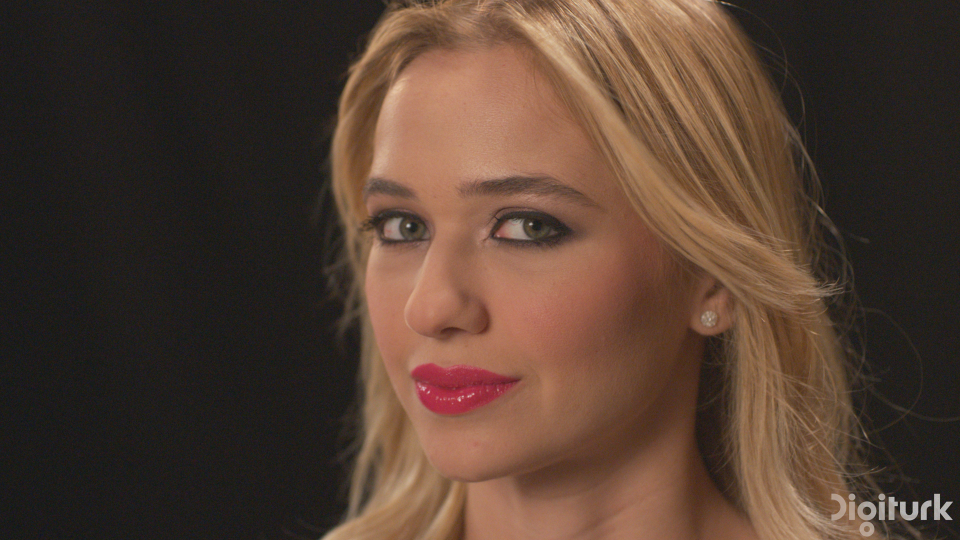
#> input picture sample_dataset/Beauty/frame0000.png, 1920 x 1080 px, found by its file name (shown at 1/2 size)
$ python compare_huffman_range.py
#> lines starting #> are read from the running program, lines starting #| are printed output that depends on the picture
### gbticl_pipeline/range_coder.py
"""
Byte-oriented carry-less range coder (Subbotin style).

Produces real compressed bytes from the probability distributions supplied by
the coefficient models. It runs on the CPU only: range coding is a sequential
integer algorithm, so the codec moves each distribution from the GPU to the
host right before calling into this module.
"""

import numpy as np

TOP_VALUE = 1 << 24
BOTTOM_VALUE = 1 << 16
MASK32 = 0xFFFFFFFF
TOTAL_FREQ = 1 << 14  # precision of the probability model's integer frequencies


class RangeEncoder:
    """Encoder: encode(cum_freq, freq, tot_freq) per symbol, finish() returns the bytes."""

    def __init__(self):
        self.low = 0
        self.range = MASK32
        self.buf = bytearray()

    def encode(self, cum_freq, freq, tot_freq):
        r = self.range // tot_freq
        self.low = (self.low + r * cum_freq) & MASK32
        self.range = r * freq
        self._normalize()

    def _normalize(self):
        while True:
            if (self.low ^ (self.low + self.range)) & MASK32 < TOP_VALUE:
                pass
            elif self.range < BOTTOM_VALUE:
                self.range = (-self.low) & (BOTTOM_VALUE - 1)
            else:
                break
            self.buf.append((self.low >> 24) & 0xFF)
            self.low = (self.low << 8) & MASK32
            self.range = (self.range << 8) & MASK32

    def finish(self):
        for _ in range(4):
            self.buf.append((self.low >> 24) & 0xFF)
            self.low = (self.low << 8) & MASK32
        return bytes(self.buf)


class RangeDecoder:
    """Decoder for a RangeEncoder payload: get_freq() then decode() per symbol."""

    def __init__(self, data):
        self.data = data
        self.pos = 0
        self.low = 0
        self.range = MASK32
        self.code = 0
        self.r = 1
        for _ in range(4):
            self.code = ((self.code << 8) | self._read_byte()) & MASK32

    def _read_byte(self):
        if self.pos < len(self.data):
            b = self.data[self.pos]
            self.pos += 1
            return b
        return 0

    def get_freq(self, tot_freq):
        self.r = self.range // tot_freq
        val = (self.code - self.low) // self.r
        return int(min(val, tot_freq - 1))

    def decode(self, cum_freq, freq, tot_freq):
        self.low = (self.low + self.r * cum_freq) & MASK32
        self.range = self.r * freq
        self._normalize()

    def _normalize(self):
        while True:
            if (self.low ^ (self.low + self.range)) & MASK32 < TOP_VALUE:
                pass
            elif self.range < BOTTOM_VALUE:
                self.range = (-self.low) & (BOTTOM_VALUE - 1)
            else:
                break
            self.code = ((self.code << 8) | self._read_byte()) & MASK32
            self.low = (self.low << 8) & MASK32
            self.range = (self.range << 8) & MASK32


def probs_to_freqs(probs, total=TOTAL_FREQ):
    """
    Convert probabilities to integer frequencies that sum exactly to `total`.

    Every symbol receives a frequency of at least 1, so any symbol in range stays
    encodable. The encoder and decoder both assume tot_freq == total; a frequency
    table with a different sum makes the decoder diverge from the first symbol.

    Largest-remainder apportionment: one unit is reserved per symbol, the rest is
    distributed proportionally to the probabilities (rounded down), and the units
    left over go to the symbols with the largest fractional remainder. Rounding
    each bin independently and correcting only the largest bin fails for wide
    symbol ranges with peaked distributions (the correction can exceed the bin).
    """
    probs = np.asarray(probs, dtype=np.float64)
    n = len(probs)
    if n > total:
        raise ValueError(
            f"probs_to_freqs: {n} symbols cannot each get freq>=1 out of a "
            f"total budget of only {total} -- narrow the symbol range or "
            f"raise `total` (TOTAL_FREQ)."
        )
    remaining = total - n  # budget left after reserving 1 unit per symbol
    ideal = probs * remaining
    base = np.floor(ideal).astype(np.int64)
    leftover = remaining - int(base.sum())
    if leftover > 0:
        frac = ideal - base
        # Stable sort so ties resolve identically on encoder and decoder
        order = np.argsort(-frac, kind="stable")
        base[order[:leftover]] += 1
    freqs = 1 + base
    cum = np.concatenate([[0], np.cumsum(freqs)])
    return freqs, cum


# [14 lines left out: functions encode_symbol, decode_symbol, not called in this run]


# [26 lines that do not run on import are left out]

### comparison/compare_huffman_range.py
"""Static Huffman coding versus the range coder on a 256x256 luma crop.

For each sequence (Beauty, HoneyBee) the centre crop of
data/<sequence>/frames/frame0000.png is reduced to luma and entropy coded twice,
once as raw 8-bit pixels and once as 8x8 orthonormal DCT coefficients
quantised with a uniform step of 16. Both coders use the empirical symbol
distribution of the crop, and symbol tables are not counted in the sizes. The
range decoder output is asserted to equal its input.

Writes the .bin streams, reconstructions and entropy_comparison_256x256.csv to
results/entropy_test/. Takes no command-line arguments.

Usage:
    python comparison/compare_huffman_range.py
"""
import sys
import os
import time
from pathlib import Path
import numpy as np
from PIL import Image
from scipy.fftpack import dct, idct
import csv
import heapq


ROOT_DIR = Path(__file__).resolve().parent.parent
if str(ROOT_DIR) not in sys.path:
    sys.path.insert(0, str(ROOT_DIR))

from gbticl_pipeline.range_coder import RangeEncoder, RangeDecoder, probs_to_freqs, TOTAL_FREQ


class HuffmanNode:
    """Node of a Huffman tree; leaves carry a symbol, inner nodes have symbol None."""

    def __init__(self, symbol, freq):
        self.symbol = symbol
        self.freq = freq
        self.left = None
        self.right = None

    def __lt__(self, other):
        return self.freq < other.freq

def build_huffman_tree(freq_dict):
    """Build a Huffman tree from a {symbol: count} dictionary and return its root."""
    heap = [HuffmanNode(sym, freq) for sym, freq in freq_dict.items()]
    heapq.heapify(heap)
    if len(heap) == 1:
        # A single symbol still needs a one-bit code.
        root = HuffmanNode(None, heap[0].freq)
        root.left = heapq.heappop(heap)
        return root

    while len(heap) > 1:
        n1 = heapq.heappop(heap)
        n2 = heapq.heappop(heap)
        merged = HuffmanNode(None, n1.freq + n2.freq)
        merged.left = n1
        merged.right = n2
        heapq.heappush(heap, merged)

    return heap[0]

def generate_huffman_codes(root):
    """Return {symbol: bit string} by walking the tree (left = "0", right = "1")."""
    codes = {}
    def _dfs(node, prefix):
        if node is None:
            return
        if node.symbol is not None:
            codes[node.symbol] = prefix if prefix != "" else "0"
            return
        _dfs(node.left, prefix + "0")
        _dfs(node.right, prefix + "1")
    _dfs(root, "")
    return codes

def huffman_encode(symbols, codes):
    """Pack the concatenated codes into bytes; returns (bytes, number of code bits, padding bits)."""
    bitstring = "".join(codes[s] for s in symbols)
    padding = (8 - (len(bitstring) % 8)) % 8
    bitstring_padded = bitstring + "0" * padding
    byte_arr = bytearray()
    for i in range(0, len(bitstring_padded), 8):
        byte_arr.append(int(bitstring_padded[i:i+8], 2))
    return bytes(byte_arr), len(bitstring), padding

def huffman_decode(encoded_bytes, total_bits, root):
    """Decode by walking the tree bit by bit; total_bits excludes the byte padding."""
    bits = "".join(f"{b:08b}" for b in encoded_bytes)[:total_bits]
    decoded = []
    curr = root
    for bit in bits:
        curr = curr.left if bit == "0" else curr.right
        if curr.symbol is not None:
            decoded.append(curr.symbol)
            curr = root
    return decoded


def range_encode_symbols(symbols, probs):
    """Range-code symbol indices with a static distribution, then decode them to verify.

    Args:
        symbols: integer indices into probs.
        probs: probability of each index (converted to integer frequencies over TOTAL_FREQ).

    Returns:
        (bitstream, decoded indices, encode seconds, decode seconds)
    """
    freqs, cum_freqs = probs_to_freqs(probs, TOTAL_FREQ)

    t0 = time.perf_counter()
    enc = RangeEncoder()
    for s in symbols:
        enc.encode(int(cum_freqs[s]), int(freqs[s]), TOTAL_FREQ)
    buf = enc.finish()
    t_enc = time.perf_counter() - t0

    t1 = time.perf_counter()
    dec = RangeDecoder(buf)
    decoded = []
    for _ in range(len(symbols)):
        target = dec.get_freq(TOTAL_FREQ)
        # Symbol whose cumulative-frequency interval contains the decoder target.
        s = int(np.searchsorted(cum_freqs, target, side='right') - 1)
        dec.decode(int(cum_freqs[s]), int(freqs[s]), TOTAL_FREQ)
        decoded.append(s)
    t_dec = time.perf_counter() - t1

    assert decoded == list(symbols), "Range decoder output mismatch!"
    return buf, decoded, t_enc, t_dec

def process_sequence(seq_name, img_path, out_dir, crop_size=256, q_step=16.0):
    """Code the centre crop of one frame with both coders and return a dict of sizes (or None if the image is missing)."""
#> called with seq_name = 'Beauty', img_path = 'data/Beauty/frames/frame0000.png', out_dir = 'results/entropy_test', crop_size = 256, q_step = 16
    if not os.path.exists(img_path):
        print(f"Error: {img_path} not found.")
        return None

    full_img = Image.open(img_path).convert('RGB')
#> full_img is the input picture: PIL image 1920x1080 RGB; mean R, G, B 83.7, 62.4, 49.9
    w, h = full_img.size
#> w = 1920; h = 1080
    cx, cy = w // 2, h // 2
#> cx = 960; cy = 540
    half = crop_size // 2
    crop_img = full_img.crop((cx - half, cy - half, cx + half, cy + half))
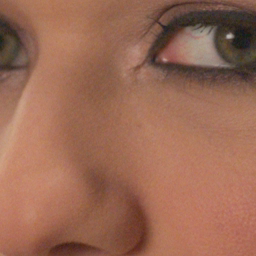
#> crop_img: PIL image 256x256 RGB; mean R, G, B 154.2, 105.2, 84.4

    crop_save_path = os.path.join(out_dir, f"extracted_crop_{seq_name}_{crop_size}x{crop_size}.png")
    crop_img.save(crop_save_path)

    y_channel = np.array(crop_img.convert('L'), dtype=np.float32)
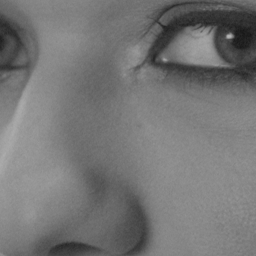
#> y_channel: shape (256, 256) float32; min 23, max 180, mean 117.5
    n_pixels = y_channel.size
#> n_pixels = 65536

    # Raw luma pixels: 8-bit symbols, coded losslessly by both coders.
    raw_symbols = y_channel.astype(np.uint8).flatten()
    u_raw, c_raw = np.unique(raw_symbols, return_counts=True)
#> u_raw = 155 values from 23 to 180; c_raw = 155 values, max 1958 at index 113, min 1 at index 0, mean 422.8
    p_raw = c_raw / len(raw_symbols)
#> p_raw = 155 values, max 0.0299 at index 113, min 1.53e-05 at index 0, mean 0.00645

    h_tree_raw = build_huffman_tree(dict(zip(u_raw, c_raw)))
#> in build_huffman_tree, `heap = [HuffmanNode(sym, freq) for sym, freq in freq_dict.items()]`: heap = 155 items
#> the loop in build_huffman_tree, `while len(heap) > 1:` made 154 passes
    h_codes_raw = generate_huffman_codes(h_tree_raw)
#> h_codes_raw = 155 items
    h_bytes_raw, h_bits_raw, _ = huffman_encode(raw_symbols, h_codes_raw)
#> in huffman_encode, `padding = (8 - (len(bitstring) % 8)) % 8`: padding = 5
#> the loop in huffman_encode, `for i in range(0, len(bitstring_padded), 8):` made 53164 passes
#> i on passes 2 to 4: 8, 16, 24
#> h_bits_raw = 425307
    h_dec_raw = np.array(huffman_decode(h_bytes_raw, h_bits_raw, h_tree_raw), dtype=np.uint8).reshape(crop_size, crop_size)
#> the loop in huffman_decode, `for bit in bits:` made 425307 passes
#> bit on passes 1 to 3: '1', '1', '1'
#> after the loop in huffman_decode, `for bit in bits:`: decoded = 65536 items

    # The range coder works on dense indices 0..K-1, so map pixel values to indices and back.
    s_to_i_raw = {s: i for i, s in enumerate(u_raw)}
#> s_to_i_raw = 155 items
    i_to_s_raw = {i: s for i, s in enumerate(u_raw)}
#> i_to_s_raw = 155 items
    idx_raw = np.array([s_to_i_raw[s] for s in raw_symbols], dtype=np.int32)
    r_bytes_raw, r_dec_idx_raw, _, _ = range_encode_symbols(idx_raw, p_raw)
#> in probs_to_freqs, `probs = np.asarray(probs, dtype=np.float64)`: probs has the same summary as p_raw in process_sequence
#> in probs_to_freqs, `n = len(probs)`: n = 155
#> in probs_to_freqs, `remaining = total - n`: remaining = 16229
#> in probs_to_freqs, `ideal = probs * remaining`: ideal = 155 values, max 484.9 at index 113, min 0.248 at index 0, mean 104.7
#> in probs_to_freqs, `base = np.floor(ideal).astype(np.int64)`: base = 155 values, max 484 at index 113, min 0 at index 0, mean 104.2
#> in probs_to_freqs, `leftover = remaining - int(base.sum())`: leftover = 81
#> in probs_to_freqs, `frac = ideal - base`: frac = 155 values, max 0.991 at index 148, min 0.0206 at index 132, mean 0.523
#> in probs_to_freqs, `order = np.argsort(-frac, kind="stable")`: order = 155 values, max 154 at index 118, min 0 at index 113, mean 77
#> in probs_to_freqs, `freqs = 1 + base`: freqs = 155 values, max 486 at index 113, min 1 at index 0, mean 105.7
#> in probs_to_freqs, `cum = np.concatenate([[0], np.cumsum(freqs)])`: cum = 156 values from 0 to 16384
#> the loop in range_encode_symbols, `for s in symbols:` made 65536 passes
#> (s, r in encode) on passes 1 to 3: (85, 262143), (87, 3039), (88, 10209)
#> the loop in finish, `for _ in range(4):` made 4 passes
#> self.low on passes 1 to 4: 1812725760, 201326592, 0, 0
#> after the loop in finish, `for _ in range(4):`: self.low = 0
#> the loop in range_encode_symbols, `for _ in range(len(symbols)):` made 65536 passes
#> (val in get_freq, target, s) on passes 2 to 4: (4755, 4755, 87), (4986, 4986, 88), (5727, 5727, 91)
    r_dec_raw = np.array([i_to_s_raw[i] for i in r_dec_idx_raw], dtype=np.uint8).reshape(crop_size, crop_size)

    raw_huff_file = os.path.join(out_dir, f"raw_pixels_huffman_{seq_name}_{crop_size}x{crop_size}.bin")
    raw_range_file = os.path.join(out_dir, f"raw_pixels_range_{seq_name}_{crop_size}x{crop_size}.bin")
    with open(raw_huff_file, "wb") as f: f.write(h_bytes_raw)
    with open(raw_range_file, "wb") as f: f.write(r_bytes_raw)
    Image.fromarray(h_dec_raw).save(os.path.join(out_dir, f"recon_raw_huffman_{seq_name}_{crop_size}x{crop_size}.png"))
    Image.fromarray(r_dec_raw).save(os.path.join(out_dir, f"recon_raw_range_{seq_name}_{crop_size}x{crop_size}.png"))

    # Transform path: level shift, separable 8x8 orthonormal DCT-II, uniform quantisation.
    blocks_q = []
    blocks_recon = np.zeros_like(y_channel)
    for r in range(0, crop_size, 8):
        for c in range(0, crop_size, 8):
            b = y_channel[r:r+8, c:c+8] - 128.0
            coeff = dct(dct(b.T, norm='ortho').T, norm='ortho')
            q = np.round(coeff / q_step).astype(np.int32)
            blocks_q.append(q)

            dq = q.astype(np.float32) * q_step
            recon_b = idct(idct(dq.T, norm='ortho').T, norm='ortho') + 128.0
            blocks_recon[r:r+8, c:c+8] = np.clip(recon_b, 0, 255)

    # All quantised coefficients (block by block, raster order) form one symbol stream.
    all_coeffs = np.concatenate([b.flatten() for b in blocks_q])
    u_c, c_c = np.unique(all_coeffs, return_counts=True)
    p_c = c_c / len(all_coeffs)

    h_tree_c = build_huffman_tree(dict(zip(u_c, c_c)))
#> the loop in build_huffman_tree (call 2), `while len(heap) > 1:` made 64 passes
    h_codes_c = generate_huffman_codes(h_tree_c)
    h_bytes_c, _, _ = huffman_encode(all_coeffs, h_codes_c)
#> the loop in huffman_encode (call 2), `for i in range(0, len(bitstring_padded), 8):` made 9761 passes

    c_to_i = {s: i for i, s in enumerate(u_c)}
    idx_coeffs = np.array([c_to_i[s] for s in all_coeffs], dtype=np.int32)
    r_bytes_c, _, _, _ = range_encode_symbols(idx_coeffs, p_c)
#> the loop in range_encode_symbols (call 2), `for s in symbols:` made 65536 passes
#> s on passes 1 to 3: 35, 45, 46

    tf_huff_file = os.path.join(out_dir, f"transform_coeffs_huffman_{seq_name}_{crop_size}x{crop_size}.bin")
    tf_range_file = os.path.join(out_dir, f"transform_coeffs_range_{seq_name}_{crop_size}x{crop_size}.bin")
    with open(tf_huff_file, "wb") as f: f.write(h_bytes_c)
    with open(tf_range_file, "wb") as f: f.write(r_bytes_c)
    Image.fromarray(blocks_recon.astype(np.uint8)).save(os.path.join(out_dir, f"reconstructed_transform_{seq_name}_{crop_size}x{crop_size}.png"))

    h_len = len(h_bytes_c)
    r_len = len(r_bytes_c)
    h_bpp = (h_len * 8) / n_pixels
    r_bpp = (r_len * 8) / n_pixels
    savings_pct = (1.0 - r_len / h_len) * 100

    res = {
        'sequence': seq_name,
        'crop_size': f"{crop_size}x{crop_size}",
        'pixels': n_pixels,
        'uncompressed_bytes': n_pixels,
        'huffman_raw_bytes': len(h_bytes_raw),
        'range_raw_bytes': len(r_bytes_raw),
        'huffman_transform_bytes': h_len,
        'huffman_bpp': round(h_bpp, 4),
        'range_transform_bytes': r_len,
        'range_bpp': round(r_bpp, 4),
        'bytes_saved': h_len - r_len,
        'reduction_pct': round(savings_pct, 2)
    }
    return res

def main():
    """Process both sequences, print the size comparison and write the CSV summary."""
    out_dir = str(ROOT_DIR / "results/entropy_test")
    os.makedirs(out_dir, exist_ok=True)

    seqs = [
        ("Beauty", str(ROOT_DIR / "data/Beauty/frames/frame0000.png")),
        ("HoneyBee", str(ROOT_DIR / "data/HoneyBee/frames/frame0000.png"))
    ]

    results = []
    print("=" * 70)
    print(" EXECUTING 256x256 HUFFMAN VS. RANGE CODING EXPERIMENT")
    print("=" * 70)

    for seq_name, img_path in seqs:
        print(f"\nProcessing {seq_name} (256x256)...")
        r = process_sequence(seq_name, img_path, out_dir, crop_size=256, q_step=16.0)
        if r:
            results.append(r)
            print("  [Transform 8x8 DCT Q=16]")
            print(f"  Huffman Output:  {r['huffman_transform_bytes']:,} bytes ({r['huffman_bpp']} bpp)")
#|   Huffman Output:  9,761 bytes (1.1915 bpp)
            print(f"  Range Output:    {r['range_transform_bytes']:,} bytes ({r['range_bpp']} bpp)")
#|   Range Output:    4,037 bytes (0.4928 bpp)
            print(f"  -> Savings:      {r['bytes_saved']:,} bytes ({r['reduction_pct']}% reduction over Huffman)")
#|   -> Savings:      5,724 bytes (58.64% reduction over Huffman)

    csv_path = os.path.join(out_dir, "entropy_comparison_256x256.csv")
    with open(csv_path, "w", newline="") as f:
        writer = csv.DictWriter(f, fieldnames=list(results[0].keys()))
        writer.writeheader()
        writer.writerows(results)

    print("\n" + "=" * 70)
    print(f"[OK] ALL 256x256 FILES SAVED TO: {out_dir}")
    print(f"[OK] CSV SUMMARY: {csv_path}")
    print("=" * 70)

if __name__ == '__main__':
    main()
